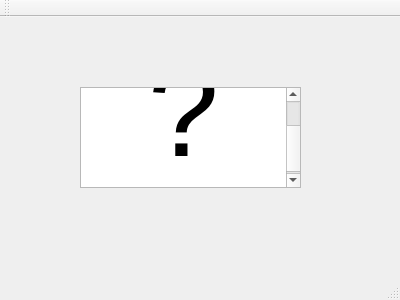
<?xml version="1.0" encoding="UTF-8"?>
<ui version="4.0">
 <class>MainWindow</class>
 <widget class="QMainWindow" name="MainWindow">
  <property name="geometry">
   <rect>
    <x>0</x>
    <y>0</y>
    <width>400</width>
    <height>300</height>
   </rect>
  </property>
  <property name="windowTitle">
   <string>MainWindow</string>
  </property>
  <widget class="QWidget" name="centralWidget">
   <widget class="QTextBrowser" name="textBrowser">
    <property name="geometry">
     <rect>
      <x>80</x>
      <y>70</y>
      <width>221</width>
      <height>101</height>
     </rect>
    </property>
    <property name="html">
     <string>&lt;!DOCTYPE HTML PUBLIC &quot;-//W3C//DTD HTML 4.0//EN&quot; &quot;http://www.w3.org/TR/REC-html40/strict.dtd&quot;&gt;
&lt;html&gt;&lt;head&gt;&lt;meta name=&quot;qrichtext&quot; content=&quot;1&quot; /&gt;&lt;style type=&quot;text/css&quot;&gt;
p, li { white-space: pre-wrap; }
&lt;/style&gt;&lt;/head&gt;&lt;body style=&quot; font-family:'.Helvetica Neue DeskInterface'; font-size:13pt; font-weight:400; font-style:normal;&quot;&gt;
&lt;p align=&quot;center&quot; style=&quot; margin-top:0px; margin-bottom:0px; margin-left:0px; margin-right:0px; -qt-block-indent:0; text-indent:0px;&quot;&gt;&lt;span style=&quot; font-size:96pt;&quot;&gt;?&lt;/span&gt;&lt;/p&gt;&lt;/body&gt;&lt;/html&gt;</string>
    </property>
   </widget>
  </widget>
  <widget class="QMenuBar" name="menuBar">
   <property name="geometry">
    <rect>
     <x>0</x>
     <y>0</y>
     <width>400</width>
     <height>22</height>
    </rect>
   </property>
  </widget>
  <widget class="QToolBar" name="mainToolBar">
   <attribute name="toolBarArea">
    <enum>TopToolBarArea</enum>
   </attribute>
   <attribute name="toolBarBreak">
    <bool>false</bool>
   </attribute>
  </widget>
  <widget class="QStatusBar" name="statusBar"/>
 </widget>
 <layoutdefault spacing="6" margin="11"/>
 <resources/>
 <connections/>
</ui>
